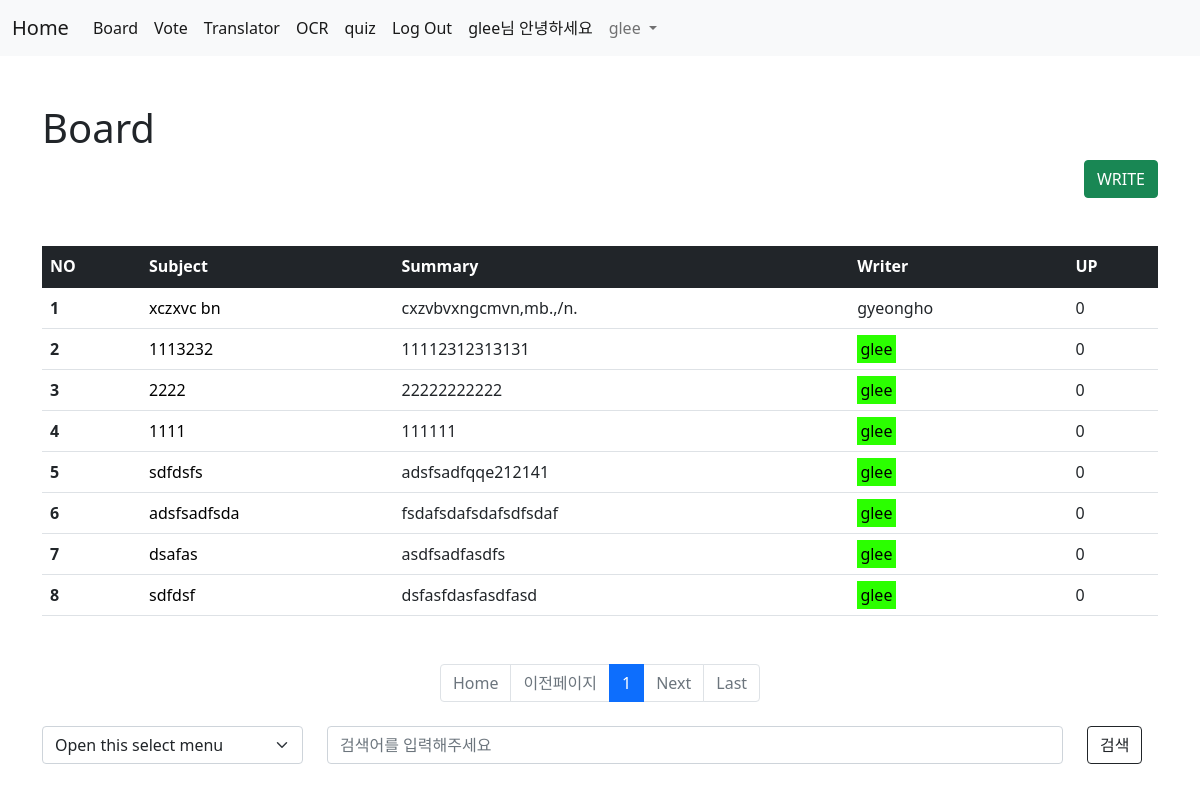
The page /board/ (signed in) on the database its author committed.
### acc/models.py (models this page shows)
class User(AbstractUser):
    userpic = models.ImageField(upload_to="usr/%y", blank=True)
    nickname = models.CharField(max_length=30, blank=True)
    comment = models.TextField(blank=True)
    point = models.IntegerField(default=0)
    pass

### board/models.py (models this page shows, shortened)
class Board(models.Model):
    subject = models.CharField(max_length=100)
    writer = models.CharField(max_length=30)
    content = models.TextField()
    likey = models.IntegerField(default=0)
    up = models.ManyToManyField(User)
    c_time = models.DateTimeField()

### board/views.py (the view)
# urls.py: path('', views.index, name="index"),
def index(request):
    if not request.user.username:
        return redirect("acc:login_user")
    page = request.GET.get('page', 1)
    kw = request.GET.get('kw', '')
    cate = request.GET.get('cate', '')
    if kw:
        if cate == 'subject':
            b = Board.objects.filter(subject__contains=kw).order_by("-c_time")
        elif cate == 'writer':
            b = Board.objects.filter(writer__contains=kw).order_by("-c_time")
        elif cate == 'content':
            b = Board.objects.filter(content__contains=kw).order_by("-c_time")
    else:
        b = Board.objects.order_by("-c_time")
    pag = Paginator(b, 10)
    obj = pag.get_page(page)
    context = {
        'con': obj,
        'kw': kw,
        'cate': cate,
    }
    return render(request, "board/index.html", context)

### template/board/index.html (shortened to what this page needs)
{% extends 'base.html' %}
{% block content %}
{% load mathfilters %}
<div class ="container mt-5">
<h1>Board</h1>
<div class="text-end">
    <a href="{% url 'board:create'%}"><button type="button" class="btn btn-success">WRITE</button></a>
    </div>
<table class="table mt-5 table-hoover">
<thead class="table-dark">
<tr>
    <th scope="col">NO</th>
    <th scope="col">Subject</th>
    <th scope="col">Summary</th>
    <th scope="col">Writer</th>
    <th scope="col">UP</th>
</tr>
</thead>
<tbody>
{% if con %}
    {% for i in con%}
    <tr>
        <th scope="row">{{con.number|sub:1|mul:10|add:forloop.counter}}</th>
        <td>
            <a href="{%url 'board:detail' i.id%}">{{i.subject}}</a>
        </td>
        <td>{{i.content}}</td>
        {% if user.username == i.writer %}
            <td><mark style="background-color: rgb(43, 255, 0);">{{i.writer}}</mark></td>
        {% else %}
            <td>{{i.writer}}</td>
        {% endif %}
        <td>{{i.up.all.count}}</td>
    </tr>
    {% endfor %}
{% else %}
<td colspan="5"> No Result</td>
{% endif %}
</tbody>
</table>
<nav aria-label="Page navigation example">
    <ul class="pagination mt-5 justify-content-center">
        {% if con.has_previous %}
            <li class="page-item">
                <a class="page-link" href="{% url 'board:index' %}?page=1&kw={{kw}}&cate={{cate}}">Home</a>
            </li>
            <li class="page-item">
                <a class="page-link" href="{% url 'board:index' %}?page={{con.previous_page_number}}&kw={{kw}}&cate={{cate}}">Previous</a>
            </li>
        {% else %}
            <li class="page-item disabled">
                <a class="page-link" href="{% url 'board:index' %}?page=1&kw={{kw}}&cate={{cate}}">Home</a>
            </li>
            <li class="page-item disabled">
                <a class="page-link">이전페이지</a>
            </li>
        {% endif %}
        {% for i in con.paginator.page_range %}
            {% if i >= con.number|sub:1|intdiv:10|mul:10|add:1 and i <= con.number|sub:1|intdiv:10|mul:10|add:10 %}
                {% if i == con.number %}
                    <li class="page-item active"><a class="page-link" href="{% url 'board:index' %}?page={{i}}&kw={{kw}}&cate={{cate}}">{{i}}</a></li>
                {% else %}
                    <li class="page-item"><a class="page-link" href="{% url 'board:index' %}?page={{i}}&kw={{kw}}&cate={{cate}}">{{i}}</a></li>
                {% endif %}
            {% endif %}
        {% endfor %}
        {% if con.has_next %}
            <li class="page-item">
                <a class="page-link" href="{% url 'board:index' %}?page={{con.next_page_number}}&kw={{kw}}&cate={{cate}}">Next</a>
            </li>
            <li class="page-item">
                <a class="page-link" href="{% url 'board:index' %}?page={{con.paginator.num_pages}}&kw={{kw}}&cate={{cate}}">Last</a>
            </li>
        {% else %}
            <li class="page-item disabled">
                <a class="page-link">Next</a>
            </li>
            <li class="page-item disabled">
                <a class="page-link" href="{% url 'board:index' %}?page={{con.paginator.num_pages}}&kw={{kw}}&cate={{cate}}">Last</a>
            </li>
        {% endif %}
    </ul>
</nav>
<form>
  <div class="row mt-4 mb-5">
    <div class="col-lg-3">
        <select name="cate" class="form-select" aria-label="Default select example">
            <option selected>Open this select menu</option>
        </select>
    </div>
    <div class="col-lg-8">
        <input type="text" name="kw" value="{{kw}}" placeholder="검색어를 입력해주세요" size=30 class="form-control" aria-describedby="emailHelp">
    </div>
    <div class="col-lg-1">
        <button type="submit" class="btn btn-outline-dark">검색</button>
    </div>
</div>
</form>
</div>
{% endblock %}

### template/base.html (shortened to what this page needs)
    {% if user.is_authenticated%}
    <!doctype html>
<html lang="en">
<head>
    <link href="https://cdn.jsdelivr.net/npm/bootstrap@5.1.1/dist/css/bootstrap.min.css" rel="stylesheet">
</head>
<body>
    <nav class="navbar navbar-expand-lg navbar-light bg-light">
        <div class="container-fluid">
        <a class="navbar-brand" href="{%url 'acc:index' %}">Home</a>
        <div class="collapse navbar-collapse" id="navbarNav">
            <ul class="navbar-nav">
                <li class="nav-item">
                    <a class="nav-link active" aria-current="page" href="{%url 'board:index'%}">Board</a>
                  </li>
                  <li class="nav-item">
                    <a class="nav-link active" aria-current="page" href="{%url 'vote:index'%}">Vote</a>
                  </li>
                  <li class="nav-item">
                    <a class="nav-link active" aria-current="page" href="{%url 'trans:index'%}">Translator</a>
                  </li>
                  <li class="nav-item">
                    <a class="nav-link active" aria-current="page" href="{%url 'ocr:index'%}">OCR</a>
                  </li>
                  <li class="nav-item">
                    <a class="nav-link active" aria-current="page" href="{%url 'quiz:index'%}">quiz</a>
                  </li>
            <li class="nav-item">
                <a class="nav-link active" aria-current="page" href="{%url 'acc:logout_user' %}">Log Out</a>
            </li>
            <li class="nav-item">
                <a class="nav-link active" aria-current="page">{{user.username}}님 안녕하세요 </a>
            </li>
            <li class="nav-item dropdown">
                <a class="nav-link dropdown-toggle" href="#" id="navbarDropdown" role="button" data-bs-toggle="dropdown" aria-expanded="false">
                 {{user.username}}
                </a>
              </li>
            </ul>
        </div>
        </div>
    </nav>
    {% block content %}
    {% endblock %}
    {% endif %}
</body>
</html>

### template/board/index.html (style rules this page uses)
a { text-decoration:none; color: black; }

### rows shown on the page
User: username "glee"
Board: number|sub "1", subject "xczxvc bn", content "cxzvbvxngcmvn,mb.,/n.", writer "gyeongho", up.all.count "0"
Board: number|sub "2", subject "1113232", content "11112312313131", writer "glee", up.all.count "0"
Board: number|sub "3", subject "2222", content "22222222222", writer "glee", up.all.count "0"
Board: number|sub "4", subject "1111", content "111111", writer "glee", up.all.count "0"
Board: number|sub "5", subject "sdfdsfs", content "adsfsadfqqe212141", writer "glee", up.all.count "0"
Board: number|sub "6", subject "adsfsadfsda", content "fsdafsdafsdafsdfsdaf", writer "glee", up.all.count "0"
Board: number|sub "7", subject "dsafas", content "asdfsadfasdfs", writer "glee", up.all.count "0"
Board: number|sub "8", subject "sdfdsf", content "dsfasfdasfasdfasd", writer "glee", up.all.count "0"

### other values the page prints
{{ i }} "1"
